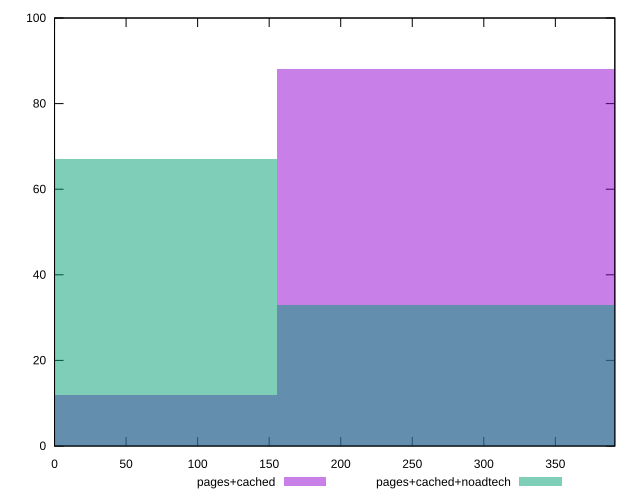

Generate this figure with gnuplot:
reset

$pagesCached <<EOF
311.440931607702 88
0 12
EOF

$pagesCachedNoadtech <<EOF
311.440931607702 33
0 67
EOF

set key outside below
set boxwidth 311.440931607702
set xrange [0:391.564]
set yrange [0:100]
set trange [0:100]
set style fill transparent solid 0.5 noborder
set terminal svg size 640, 500 enhanced background rgb 'white'
set output "report_00017_2021-02-10T15-08-03.406Z/uses-rel-preconnect/comparison/histogram/1_vs_2.svg"

plot $pagesCached title "pages+cached" with boxes, \
     $pagesCachedNoadtech title "pages+cached+noadtech" with boxes

reset
